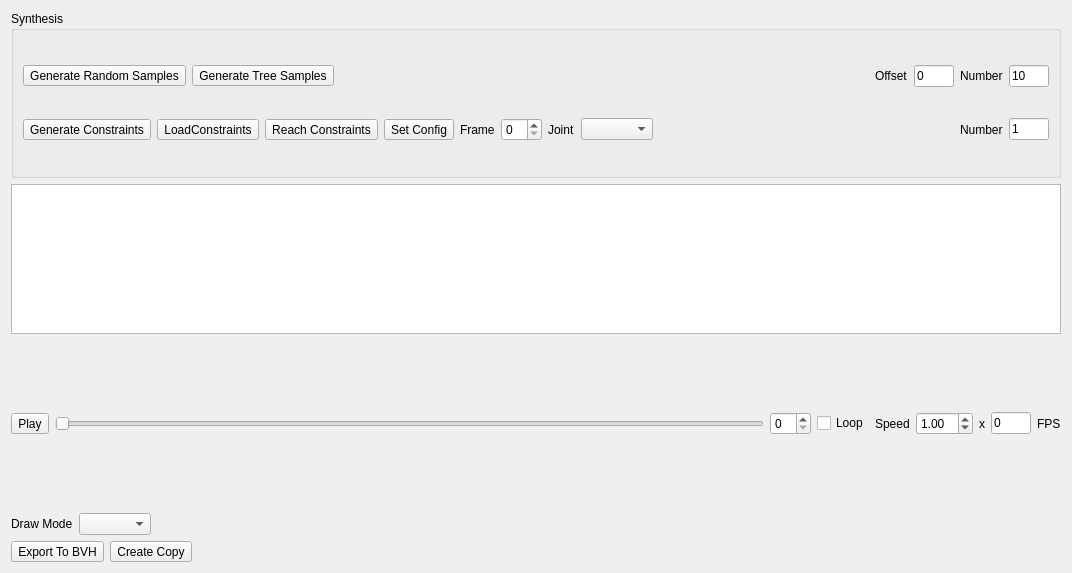
<?xml version="1.0" encoding="UTF-8"?>
<ui version="4.0">
 <class>Form</class>
 <widget class="QWidget" name="Form">
  <property name="geometry">
   <rect>
    <x>0</x>
    <y>0</y>
    <width>1072</width>
    <height>573</height>
   </rect>
  </property>
  <property name="windowTitle">
   <string>Form</string>
  </property>
  <layout class="QVBoxLayout" name="verticalLayout">
   <item>
    <widget class="QGroupBox" name="groupBox_2">
     <property name="title">
      <string>Synthesis</string>
     </property>
     <layout class="QVBoxLayout" name="verticalLayout_2">
      <item>
       <layout class="QHBoxLayout" name="horizontalLayout_5">
        <item>
         <widget class="QToolButton" name="generateRandomSamplesButton">
          <property name="text">
           <string>Generate Random Samples</string>
          </property>
         </widget>
        </item>
        <item>
         <widget class="QToolButton" name="generateTreeSamplesButton">
          <property name="text">
           <string>Generate Tree Samples</string>
          </property>
         </widget>
        </item>
        <item>
         <spacer name="horizontalSpacer_3">
          <property name="orientation">
           <enum>Qt::Horizontal</enum>
          </property>
          <property name="sizeHint" stdset="0">
           <size>
            <width>40</width>
            <height>20</height>
           </size>
          </property>
         </spacer>
        </item>
        <item>
         <widget class="QLabel" name="label_8">
          <property name="text">
           <string>Offset</string>
          </property>
         </widget>
        </item>
        <item>
         <widget class="QLineEdit" name="sampleOffsetLineEdit">
          <property name="maximumSize">
           <size>
            <width>40</width>
            <height>16777215</height>
           </size>
          </property>
          <property name="text">
           <string>0</string>
          </property>
         </widget>
        </item>
        <item>
         <widget class="QLabel" name="label_5">
          <property name="text">
           <string>Number</string>
          </property>
         </widget>
        </item>
        <item>
         <widget class="QLineEdit" name="numSamplesLineEdit">
          <property name="maximumSize">
           <size>
            <width>40</width>
            <height>16777215</height>
           </size>
          </property>
          <property name="text">
           <string>10</string>
          </property>
         </widget>
        </item>
       </layout>
      </item>
      <item>
       <layout class="QHBoxLayout" name="horizontalLayout_8">
        <item>
         <widget class="QToolButton" name="generateRandomConstraintsButton">
          <property name="text">
           <string>Generate Constraints</string>
          </property>
         </widget>
        </item>
        <item>
         <widget class="QToolButton" name="loadConstraintsButton">
          <property name="text">
           <string>LoadConstraints</string>
          </property>
         </widget>
        </item>
        <item>
         <widget class="QToolButton" name="reachConstraintsButton">
          <property name="text">
           <string>Reach Constraints</string>
          </property>
         </widget>
        </item>
        <item>
         <widget class="QToolButton" name="setConfigButton">
          <property name="text">
           <string>Set Config</string>
          </property>
         </widget>
        </item>
        <item>
         <layout class="QHBoxLayout" name="horizontalLayout_2">
          <item>
           <widget class="QLabel" name="label">
            <property name="text">
             <string>Frame</string>
            </property>
           </widget>
          </item>
          <item>
           <widget class="QSpinBox" name="frameNumberSpinBox"/>
          </item>
         </layout>
        </item>
        <item>
         <layout class="QHBoxLayout" name="horizontalLayout">
          <item>
           <widget class="QLabel" name="label_4">
            <property name="text">
             <string>Joint</string>
            </property>
           </widget>
          </item>
          <item>
           <widget class="QComboBox" name="jointComboBox"/>
          </item>
         </layout>
        </item>
        <item>
         <layout class="QHBoxLayout" name="horizontalLayout_7">
          <item>
           <spacer name="horizontalSpacer">
            <property name="orientation">
             <enum>Qt::Horizontal</enum>
            </property>
            <property name="sizeHint" stdset="0">
             <size>
              <width>40</width>
              <height>20</height>
             </size>
            </property>
           </spacer>
          </item>
          <item>
           <widget class="QLabel" name="label_6">
            <property name="text">
             <string>Number</string>
            </property>
           </widget>
          </item>
          <item>
           <widget class="QLineEdit" name="numConstraintsLineEdit">
            <property name="maximumSize">
             <size>
              <width>40</width>
              <height>16777215</height>
             </size>
            </property>
            <property name="text">
             <string>1</string>
            </property>
           </widget>
          </item>
         </layout>
        </item>
       </layout>
      </item>
     </layout>
    </widget>
   </item>
   <item>
    <widget class="TimeLineLabelView" name="labelView">
     <property name="maximumSize">
      <size>
       <width>16777215</width>
       <height>150</height>
      </size>
     </property>
    </widget>
   </item>
   <item>
    <layout class="QHBoxLayout" name="horizontalLayout_4">
     <item>
      <widget class="QToolButton" name="animationToggleButton">
       <property name="text">
        <string>Play</string>
       </property>
      </widget>
     </item>
     <item>
      <widget class="QSlider" name="animationFrameSlider">
       <property name="orientation">
        <enum>Qt::Horizontal</enum>
       </property>
      </widget>
     </item>
     <item>
      <widget class="QSpinBox" name="animationFrameSpinBox"/>
     </item>
     <item>
      <widget class="QCheckBox" name="loopAnimationCheckBox">
       <property name="text">
        <string>Loop</string>
       </property>
       <property name="checked">
        <bool>false</bool>
       </property>
      </widget>
     </item>
     <item>
      <widget class="QLabel" name="label_2">
       <property name="text">
        <string>Speed</string>
       </property>
      </widget>
     </item>
     <item>
      <widget class="QDoubleSpinBox" name="animationSpeedDoubleSpinBox">
       <property name="singleStep">
        <double>0.100000000000000</double>
       </property>
       <property name="value">
        <double>1.000000000000000</double>
       </property>
      </widget>
     </item>
     <item>
      <widget class="QLabel" name="label_3">
       <property name="text">
        <string>x</string>
       </property>
      </widget>
     </item>
     <item>
      <widget class="QLineEdit" name="fpsLineEdit">
       <property name="maximumSize">
        <size>
         <width>40</width>
         <height>16777215</height>
        </size>
       </property>
       <property name="text">
        <string>0</string>
       </property>
      </widget>
     </item>
     <item>
      <widget class="QLabel" name="label_9">
       <property name="text">
        <string>FPS</string>
       </property>
      </widget>
     </item>
    </layout>
   </item>
   <item>
    <layout class="QHBoxLayout" name="horizontalLayout_6">
     <item>
      <widget class="QLabel" name="label_7">
       <property name="text">
        <string>Draw Mode</string>
       </property>
      </widget>
     </item>
     <item>
      <widget class="QComboBox" name="drawModeComboBox"/>
     </item>
     <item>
      <spacer name="horizontalSpacer_4">
       <property name="orientation">
        <enum>Qt::Horizontal</enum>
       </property>
       <property name="sizeHint" stdset="0">
        <size>
         <width>40</width>
         <height>20</height>
        </size>
       </property>
      </spacer>
     </item>
    </layout>
   </item>
   <item>
    <layout class="QHBoxLayout" name="horizontalLayout_3">
     <item>
      <widget class="QToolButton" name="exportButton">
       <property name="text">
        <string>Export To BVH</string>
       </property>
      </widget>
     </item>
     <item>
      <widget class="QToolButton" name="createCopyButton">
       <property name="text">
        <string>Create Copy</string>
       </property>
      </widget>
     </item>
     <item>
      <spacer name="horizontalSpacer_2">
       <property name="orientation">
        <enum>Qt::Horizontal</enum>
       </property>
       <property name="sizeHint" stdset="0">
        <size>
         <width>40</width>
         <height>20</height>
        </size>
       </property>
      </spacer>
     </item>
    </layout>
   </item>
  </layout>
 </widget>
 <customwidgets>
  <customwidget>
   <class>TimeLineLabelView</class>
   <extends>QGraphicsView</extends>
   <header>motion_analysis/gui/widgets/time_line_label_view</header>
  </customwidget>
 </customwidgets>
 <resources/>
 <connections/>
</ui>
